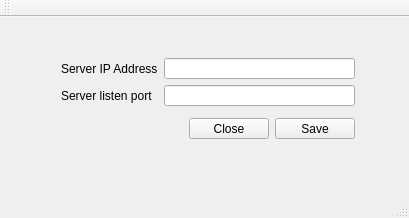
<?xml version="1.0" encoding="UTF-8"?>
<ui version="4.0">
 <class>TCPClientUIClass</class>
 <widget class="QMainWindow" name="TCPClientUIClass">
  <property name="geometry">
   <rect>
    <x>0</x>
    <y>0</y>
    <width>409</width>
    <height>218</height>
   </rect>
  </property>
  <property name="windowTitle">
   <string>TCPClientUI</string>
  </property>
  <widget class="QWidget" name="centralWidget">
   <widget class="QWidget" name="verticalLayoutWidget">
    <property name="geometry">
     <rect>
      <x>50</x>
      <y>30</y>
      <width>316</width>
      <height>103</height>
     </rect>
    </property>
    <layout class="QVBoxLayout" name="verticalLayout">
     <item>
      <layout class="QFormLayout" name="formLayout">
       <item row="0" column="0">
        <widget class="QLabel" name="ServerIpAddress">
         <property name="text">
          <string>Server IP Address</string>
         </property>
        </widget>
       </item>
       <item row="1" column="0">
        <widget class="QLabel" name="ServerListePort">
         <property name="text">
          <string>Server listen port</string>
         </property>
        </widget>
       </item>
       <item row="2" column="1">
        <spacer name="verticalSpacer">
         <property name="orientation">
          <enum>Qt::Vertical</enum>
         </property>
         <property name="sizeHint" stdset="0">
          <size>
           <width>20</width>
           <height>40</height>
          </size>
         </property>
        </spacer>
       </item>
       <item row="3" column="1">
        <layout class="QHBoxLayout" name="horizontalLayout">
         <item>
          <spacer name="horizontalSpacer">
           <property name="orientation">
            <enum>Qt::Horizontal</enum>
           </property>
           <property name="sizeHint" stdset="0">
            <size>
             <width>40</width>
             <height>20</height>
            </size>
           </property>
          </spacer>
         </item>
         <item>
          <widget class="QPushButton" name="Close">
           <property name="text">
            <string>Close</string>
           </property>
          </widget>
         </item>
         <item>
          <widget class="QPushButton" name="Save">
           <property name="text">
            <string>Save</string>
           </property>
          </widget>
         </item>
        </layout>
       </item>
       <item row="0" column="1">
        <widget class="QLineEdit" name="IP">
         <property name="text">
          <string/>
         </property>
        </widget>
       </item>
       <item row="1" column="1">
        <widget class="QLineEdit" name="Port">
         <property name="text">
          <string/>
         </property>
        </widget>
       </item>
      </layout>
     </item>
    </layout>
   </widget>
  </widget>
  <widget class="QMenuBar" name="menuBar">
   <property name="geometry">
    <rect>
     <x>0</x>
     <y>0</y>
     <width>409</width>
     <height>21</height>
    </rect>
   </property>
  </widget>
  <widget class="QToolBar" name="mainToolBar">
   <attribute name="toolBarArea">
    <enum>TopToolBarArea</enum>
   </attribute>
   <attribute name="toolBarBreak">
    <bool>false</bool>
   </attribute>
  </widget>
  <widget class="QStatusBar" name="statusBar"/>
 </widget>
 <layoutdefault spacing="6" margin="11"/>
 <resources>
  <include location="TCPClientUI.qrc"/>
 </resources>
 <connections/>
</ui>
